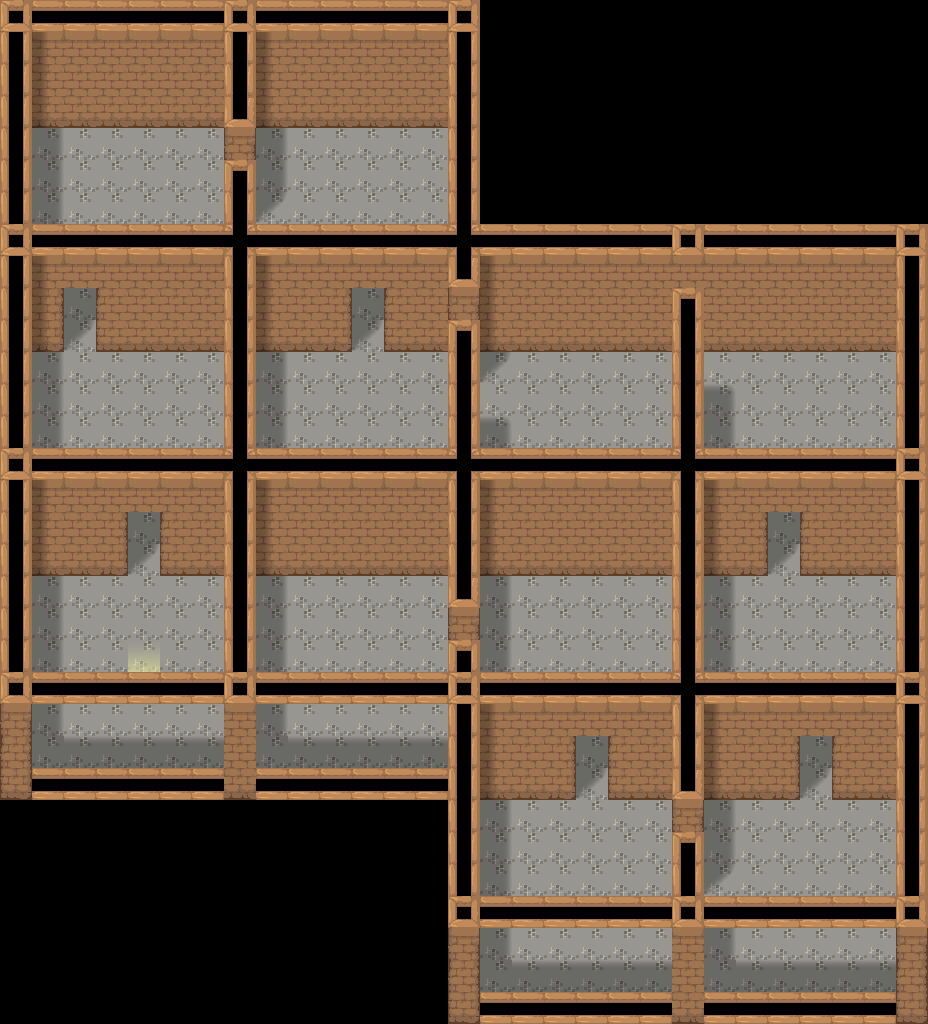

A level layout from a 2D game, rendered from its tile map. Below: a short description, then the map file with tile-grid data replaced by summaries:
An orthogonal 29x32 tile map with 32x32 px tiles, 4 tile layers (bg, mid, foreground, shadows), 3 tilesets and 23 objects (start, return-to-memory-hub).

<map version="1.11" tiledversion="1.11.2" orientation="orthogonal" renderorder="right-down" width="29" height="32" tilewidth="32" tileheight="32" infinite="0" nextlayerid="7" nextobjectid="29">
 <tileset firstgid="1" source="../Assorted_LPC/lpc-bricks-v6/bricks.tsx" />
 <tileset firstgid="2049" source="../Assorted_LPC/lpc-walls/walls.tsx" />
 <tileset firstgid="8193" source="../[A]LightShadow_pipo.tsx" />
 <layer id="1" name="bg" width="29" height="32">
  <data>[928 cells, 608 non-empty, 5 distinct tile ids]</data>
 </layer>
 <layer id="2" name="mid" width="29" height="32">
  <properties>
   <property name="z" type="int" value="0" />
  </properties>
  <data>[928 cells, 187 non-empty, 10 distinct tile ids]</data>
 </layer>
 <layer id="3" name="foreground" width="29" height="32">
  <properties>
   <property name="z" type="int" value="3" />
  </properties>
  <data>[928 cells, 394 non-empty, 13 distinct tile ids]</data>
 </layer>
 <layer id="4" name="shadows" width="29" height="32">
  <data>[928 cells, 108 non-empty, 7 distinct tile ids]</data>
 </layer>
 <objectgroup id="5" name="Object Layer 1">
  <object id="1" name="start" x="288" y="640">
   <point />
  </object>
  <object id="28" name="return-to-memory-hub" x="128" y="640" width="32" height="32">
   <properties>
    <property name="dest" value="well-of-memories" />
    <property name="destDir" value="d" />
    <property name="destX" type="float" value="11" />
    <property name="destY" type="float" value="3" />
   </properties>
  </object>
 </objectgroup>
 <objectgroup id="6" name="collisions">
  <object id="2" x="448" y="992" width="480" height="32">
   <properties>
    <property name="collision" type="bool" value="true" />
   </properties>
  </object>
  <object id="3" x="896" y="320" width="32" height="672">
   <properties>
    <property name="collision" type="bool" value="true" />
   </properties>
  </object>
  <object id="4" x="384" y="320" width="512" height="32">
   <properties>
    <property name="collision" type="bool" value="true" />
   </properties>
  </object>
  <object id="5" x="96" y="320" width="256" height="32">
   <properties>
    <property name="collision" type="bool" value="true" />
   </properties>
  </object>
  <object id="7" x="32" y="320" width="32" height="32">
   <properties>
    <property name="collision" type="bool" value="true" />
   </properties>
  </object>
  <object id="8" x="0" y="96" width="32" height="704">
   <properties>
    <property name="collision" type="bool" value="true" />
   </properties>
  </object>
  <object id="9" x="32" y="768" width="416" height="32">
   <properties>
    <property name="collision" type="bool" value="true" />
   </properties>
  </object>
  <object id="11" x="224" y="256" width="32" height="512">
   <properties>
    <property name="collision" type="bool" value="true" />
   </properties>
  </object>
  <object id="12" x="224" y="128" width="32" height="96">
   <properties>
    <property name="collision" type="bool" value="true" />
   </properties>
  </object>
  <object id="13" x="32" y="96" width="416" height="32">
   <properties>
    <property name="collision" type="bool" value="true" />
   </properties>
  </object>
  <object id="14" x="448" y="96" width="32" height="288">
   <properties>
    <property name="collision" type="bool" value="true" />
   </properties>
  </object>
  <object id="15" x="448" y="416" width="32" height="288">
   <properties>
    <property name="collision" type="bool" value="true" />
   </properties>
  </object>
  <object id="17" x="448" y="736" width="32" height="256">
   <properties>
    <property name="collision" type="bool" value="true" />
   </properties>
  </object>
  <object id="18" x="672" y="928" width="32" height="64">
   <properties>
    <property name="collision" type="bool" value="true" />
   </properties>
  </object>
  <object id="19" x="672" y="384" width="32" height="512">
   <properties>
    <property name="collision" type="bool" value="true" />
   </properties>
  </object>
  <object id="20" x="800" y="544" width="96" height="32">
   <properties>
    <property name="collision" type="bool" value="true" />
   </properties>
  </object>
  <object id="21" x="832" y="768" width="64" height="32">
   <properties>
    <property name="collision" type="bool" value="true" />
   </properties>
  </object>
  <object id="22" x="608" y="768" width="192" height="32">
   <properties>
    <property name="collision" type="bool" value="true" />
   </properties>
  </object>
  <object id="23" x="480" y="768" width="96" height="32">
   <properties>
    <property name="collision" type="bool" value="true" />
   </properties>
  </object>
  <object id="25" x="160" y="544" width="608" height="32">
   <properties>
    <property name="collision" type="bool" value="true" />
   </properties>
  </object>
  <object id="26" x="32" y="544" width="96" height="32">
   <properties>
    <property name="collision" type="bool" value="true" />
   </properties>
  </object>
 </objectgroup>
</map>
